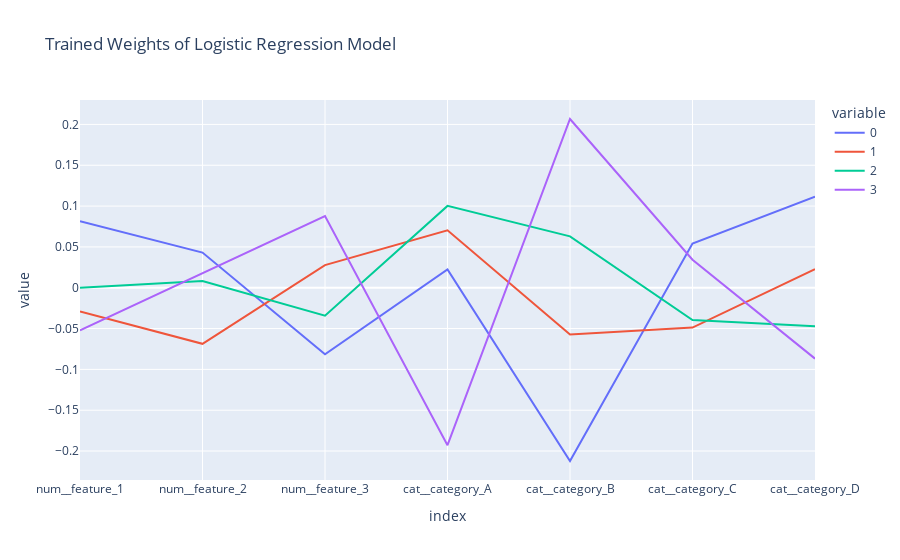

The notebook cell saved with this chart:
### Code cell
# Retrieve the model's coefficients (weights)
weights = model.coef_

# Create a DataFrame for visualization
weights_df = pd.DataFrame(weights, columns=preprocessor.get_feature_names_out())

# Plot the weights
fig = px.line(weights_df.T, title='Trained Weights of Logistic Regression Model')
fig.show()

### Figure 1 — Plotly figure (JSON) as saved in the notebook; plotly's stock layout.template omitted (floating-point values rounded to 4 significant figures)
{"data": [{"hovertemplate": "variable=0<br>index=%{x}<br>value=%{y}<extra></extra>", "legendgroup": "0", "line": {"color": "#636efa", "dash": "solid"}, "marker": {"symbol": "circle"}, "mode": "lines", "name": "0", "orientation": "v", "showlegend": true, "type": "scatter", "x": ["num__feature_1", "num__feature_2", "num__feature_3", "cat__category_A", "cat__category_B", "cat__category_C", "cat__category_D"], "xaxis": "x", "y": [0.08143, 0.04303, -0.08144, 0.0223, -0.2122, 0.05415, 0.1115], "yaxis": "y"}, {"hovertemplate": "variable=1<br>index=%{x}<br>value=%{y}<extra></extra>", "legendgroup": "1", "line": {"color": "#EF553B", "dash": "solid"}, "marker": {"symbol": "circle"}, "mode": "lines", "name": "1", "orientation": "v", "showlegend": true, "type": "scatter", "x": ["num__feature_1", "num__feature_2", "num__feature_3", "cat__category_A", "cat__category_B", "cat__category_C", "cat__category_D"], "xaxis": "x", "y": [-0.02899, -0.06867, 0.02774, 0.07027, -0.0574, -0.04879, 0.02267], "yaxis": "y"}, {"hovertemplate": "variable=2<br>index=%{x}<br>value=%{y}<extra></extra>", "legendgroup": "2", "line": {"color": "#00cc96", "dash": "solid"}, "marker": {"symbol": "circle"}, "mode": "lines", "name": "2", "orientation": "v", "showlegend": true, "type": "scatter", "x": ["num__feature_1", "num__feature_2", "num__feature_3", "cat__category_A", "cat__category_B", "cat__category_C", "cat__category_D"], "xaxis": "x", "y": [-0.0001488, 0.008159, -0.03416, 0.1002, 0.06296, -0.03964, -0.04727], "yaxis": "y"}, {"hovertemplate": "variable=3<br>index=%{x}<br>value=%{y}<extra></extra>", "legendgroup": "3", "line": {"color": "#ab63fa", "dash": "solid"}, "marker": {"symbol": "circle"}, "mode": "lines", "name": "3", "orientation": "v", "showlegend": true, "type": "scatter", "x": ["num__feature_1", "num__feature_2", "num__feature_3", "cat__category_A", "cat__category_B", "cat__category_C", "cat__category_D"], "xaxis": "x", "y": [-0.05229, 0.01748, 0.08787, -0.1928, 0.2066, 0.03428, -0.08686], "yaxis": "y"}], "layout": {"legend": {"title": {"text": "variable"}, "tracegroupgap": 0}, "title": {"text": "Trained Weights of Logistic Regression Model"}, "xaxis": {"anchor": "y", "domain": [0, 1], "title": {"text": "index"}}, "yaxis": {"anchor": "x", "domain": [0, 1], "title": {"text": "value"}}}}
